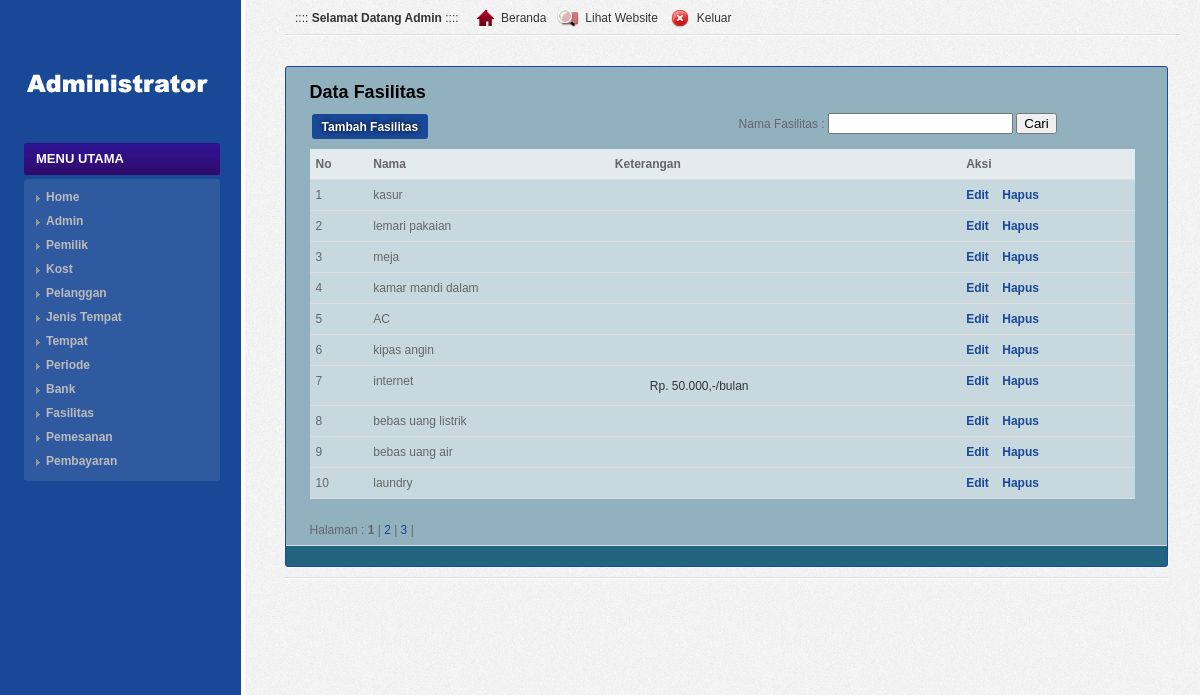
/admin/media.php?page=fasilitas (signed in), run on the app's committed database.
### tables this page shows
CREATE TABLE IF NOT EXISTS `fasilitas` (
  `id` int(11) NOT NULL AUTO_INCREMENT,
  `nama` varchar(100) NOT NULL,
  `keterangan` text NOT NULL,
  PRIMARY KEY (`id`)
);

### admin/modul/fasilitas/view.php (the view, shortened to what this page needs)
<h2>Data Fasilitas</h2>
<div class="half left">
    <input type=button class="tombol" value="Tambah Fasilitas" onclick="window.location.href='?page=add_fasilitas'">
</div>
<div class="half right">
    <form method="get" action="media.php">
        Nama Fasilitas :
        <input type="text" name="nama" value="<?php echo $_GET['nama'] ?>"/>
        <input type="submit" value="Cari"/>
    </form>
</div>
<table>
    <tr>
        <th>No</th>
        <th>Nama</th>
        <th>Keterangan</th>
        <th>Aksi</th>
    </tr>
    <?php
    $batas = 10;
    $halaman = $_GET['p'];
    if (empty($halaman)) {
        $posisi = 0;
        $halaman = $no = 1;
    } else {
        $posisi = ($halaman - 1) * $batas;
        $no = $posisi + 1;
    }
    $condition = 'WHERE nama LIKE "%' . $_GET['nama'] . '%"';
    $tampil = mysql_query("SELECT * FROM fasilitas $condition LIMIT $posisi,$batas");
    while ($r = mysql_fetch_array($tampil)) {
        echo "<tr>
            <td>$no</td>
            <td>$r[nama]</td>
            <td>$r[keterangan]</td>
            <td><a href=?page=edit_fasilitas&id=$r[id]><b>Edit</b></a>
			&nbsp;&nbsp;&nbsp;<a href='modul/$_GET[page]/aksi.php?act=delete&id=$r[id]'><b>Hapus</b></a>
            </td>
		</tr>";
        $no++;
    }
    ?>
</table>
<?php
$count = mysql_fetch_array(mysql_query("SELECT COUNT(*) FROM fasilitas $condition"));
$total_page = ceil($count[0] / $batas);
echo 'Halaman : ';
for ($i = 1; $i <= $total_page; $i++) {
    if ($i != $halaman) {
        echo '<a href="media.php?page=' . $_GET[page] . '&p=' . $i . '&nama=' . $_GET['nama'] . '"> ' . $i . '</a> | ';
    } else {
        echo '<b>' . $i . '</b> | ';
    }
}
?>

### admin/css/screen.css (style rules this page uses)
html { background: url('../images/main.gif') top left #EEEEEE; }
body { background: url('../images/sidebar.png') top left repeat-y; min-width: 1000px; min-height: 900px; text-align: left; margin: 0px; font-family: arial; font-size: 12px; color: #666666; }
.half { width: 48% !important; }
a { color:#194896; text-decoration: none; }
h2 { color: #000; font-size: 18px; font-weight: bold; padding-top: 10px; margin-bottom: 10px; }
.page p { margin: 0px; padding-bottom: 20px; line-height: 16px; }
.page table { width: 100%; margin: 0px; margin-bottom: 20px; }
.page th { background: url('../images/header.gif') top left repeat-x #FFFFFF; border-bottom: 1px solid #DDDDDD; text-align: left; line-height: 22px; padding: 4px 6px 4px 6px; color: #333333; white-space: nowrap; }
.page td { background: url('../images/bck_white_50.png') top left; border-bottom: 1px solid #DDDDDD; line-height: 22px; padding: 4px 6px 4px 6px; }
.page td p { padding-bottom: 3px; padding-top: 3px; }
.page tbody th { background: url('../images/bck_white_75.png') top left; font-weight: bold; white-space: nowrap; color: #666666; }
form { width: 100%; }
.notification p { color: #333333; line-height: 16px; margin-left: 35px; margin-right: 25px; margin-top: 8px; margin-bottom: 7px; padding: 0px !important; }
.tombol { border:0; background:#194896; color:#FFF; -webkit-border-radius:3px; -moz-border-radius:3px; margin:1px 10px 10px 2px; padding:5px 10px; cursor:pointer; font-weight:bold; font-size: 12px; height: 25px; display: block; text-shadow: 0 0 5px #000; float: left; }
.left { float: left; }
.right { float: right; }

### data on the page
fasilitas: nama "kasur"
fasilitas: nama "lemari pakaian"
fasilitas: nama "meja"
fasilitas: nama "kamar mandi dalam"
fasilitas: nama "AC"
fasilitas: nama "kipas angin"
fasilitas: nama "internet", keterangan "Rp. 50.000,-/bulan"
fasilitas: nama "bebas uang listrik"
fasilitas: nama "bebas uang air"
fasilitas: nama "laundry"

### other printed values
$_SESSION['admin']['nama'] "Admin"
